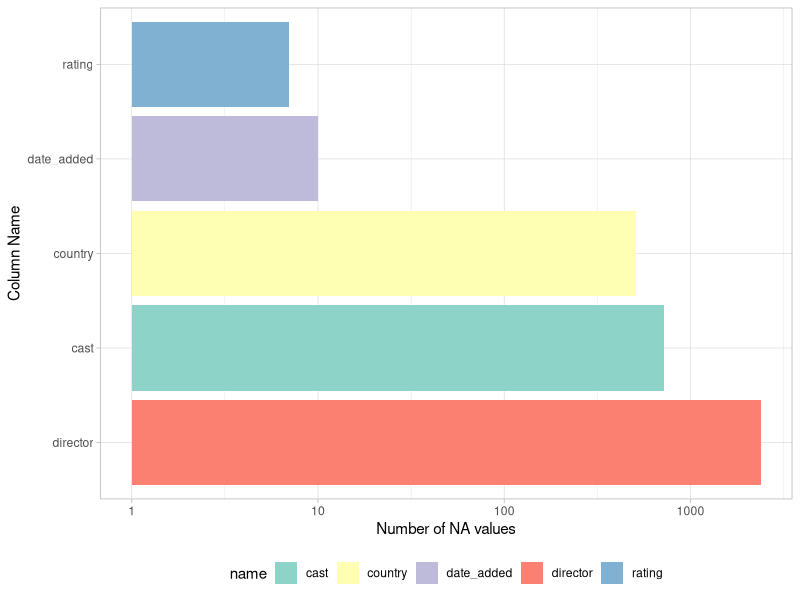
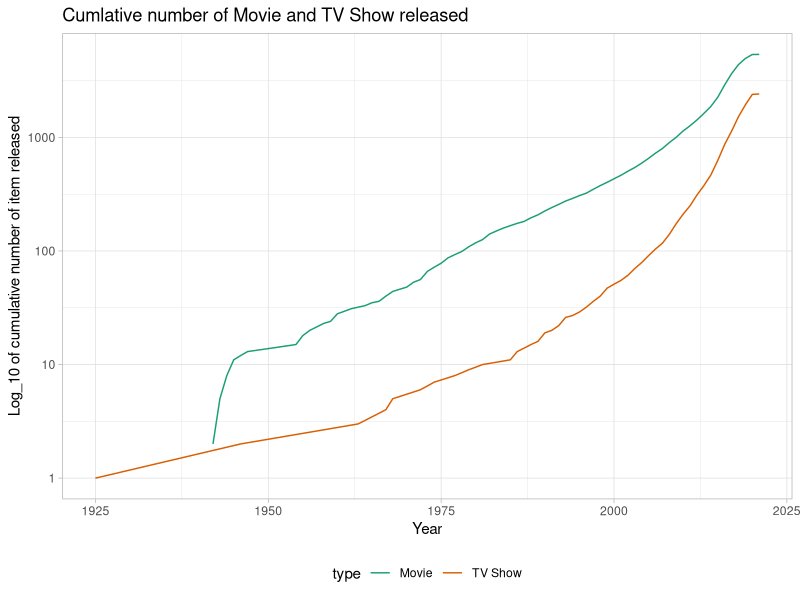
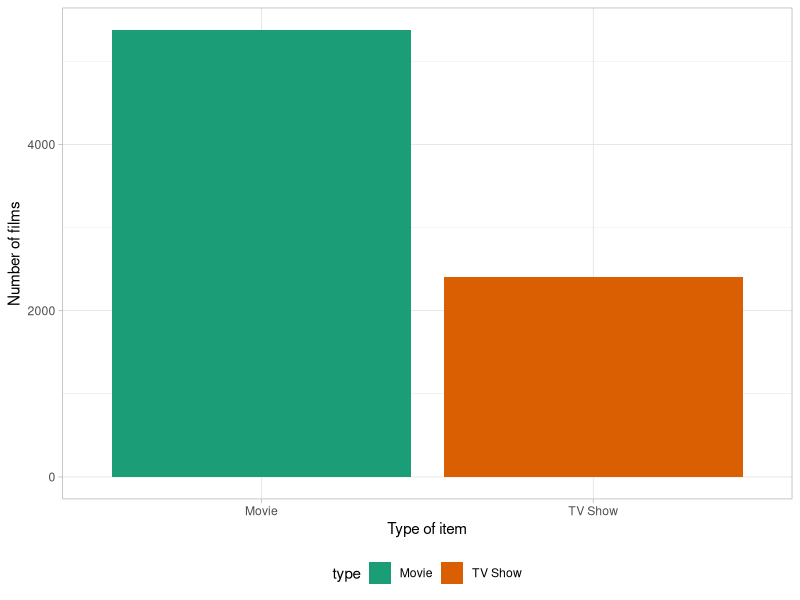
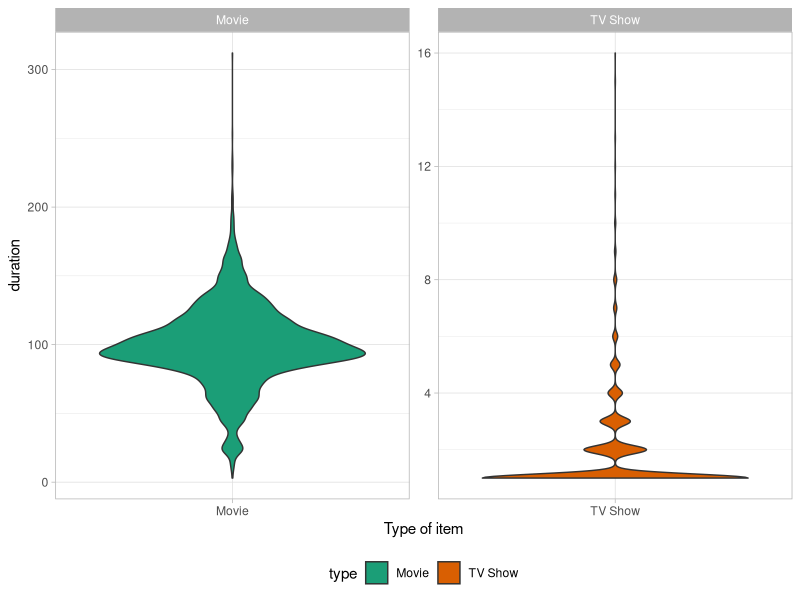
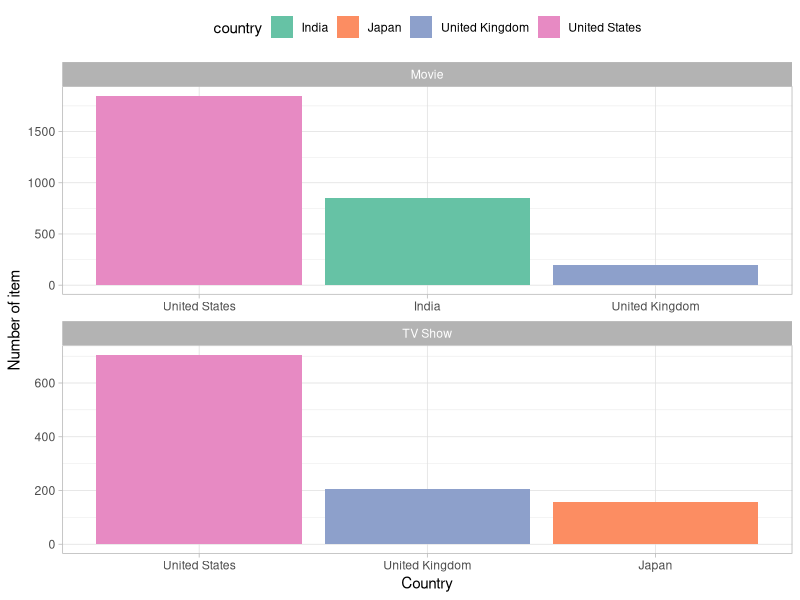
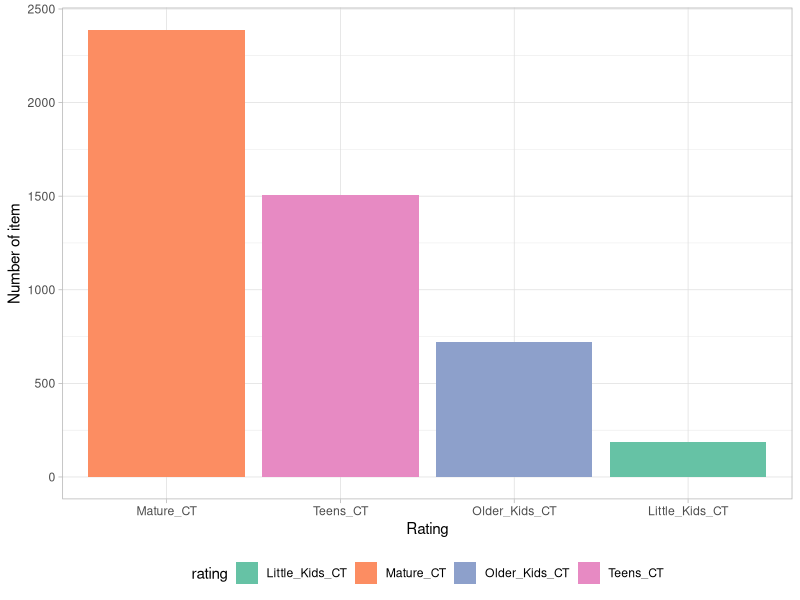
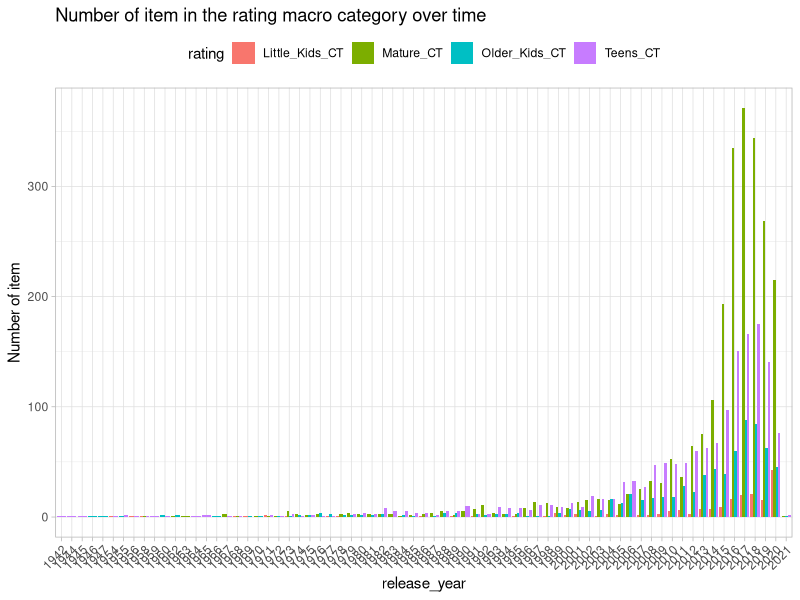
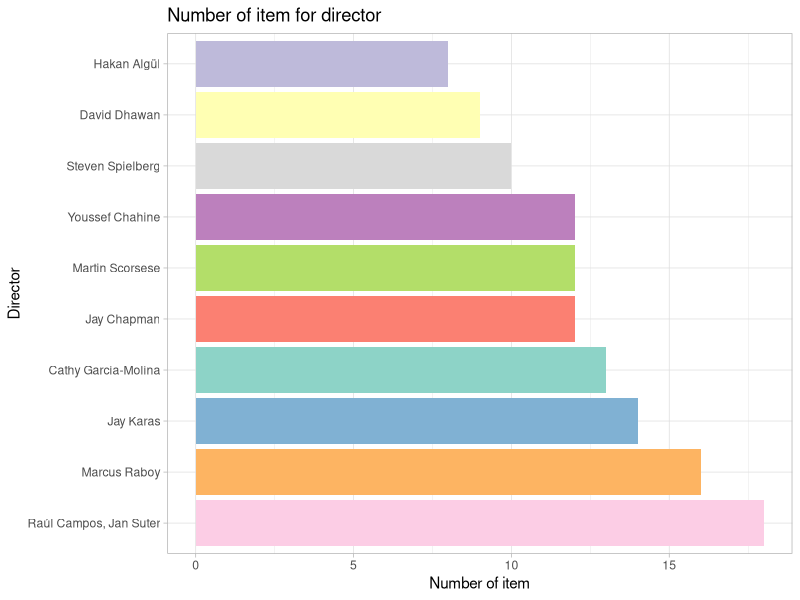

R code for these plots, in order:
## ---- chunk 1
knitr::opts_chunk$set(
	echo = TRUE,
	message = FALSE,
	warning = FALSE
)
library(tidyverse)
library(forecast)
library(lubridate)
## ---- chunk 2
theme_set(theme_light())
## ---- chunk 3
data <- read_csv(file = "data/tuesdata.csv") %>%  
  tibble() %>%  
  mutate_if(is_character, factor) 
## ---- chunk 4
data %>%  summary()
## ---- chunk 5
data %>%
  select(everything()) %>%  # replace to your needs
  summarise_all(funs(sum(is.na(.)))) %>%  
  pivot_longer(cols = everything()) %>% 
  filter(value > 0) %>% 
  
  ggplot(., aes(x = value, y = reorder(name, -value), fill = name)) +
  geom_bar(stat="identity") +
  scale_fill_brewer(palette = "Set3") +
  scale_x_log10() +
  xlab("Number of NA values") + 
  ylab("Column Name") + 
  theme(legend.position = "bottom") 
## ---- chunk 6
data %>% 
  group_by(type, release_year) %>% 
  summarize(n=n()) %>%  
  mutate(cum = cumsum(n)) %>% 
  
 ggplot(., aes(x=release_year, y=cum, col=type)) +
  geom_line() +
  scale_y_log10()  +
  scale_color_brewer(palette = "Dark2") + 
  ylab("Log_10 of cumulative number of item released") +
  xlab("Year") +
  theme_light() +
  theme(legend.position = "bottom") +
  ggtitle("Cumlative number of Movie and TV Show released")
## ---- chunk 7
data %>%  
  group_by(type) %>% 
  count() %>% 
  
  ggplot(., aes(x = type, y = n, fill = type)) +
  geom_bar(stat="identity") +
  scale_fill_brewer(palette = "Dark2") +
  theme_light() +
  ylab("Number of films") +
  xlab("Type of item") +
  theme(legend.position = "bottom")
## ---- chunk 8
data %>% 
  mutate(duration = as.integer(str_split_fixed(duration," ", 2)[, 1])) %>%  
  group_by(type, duration)   %>% 
  summarise(duration, .groups = "drop") %>%  
  
  ggplot(., aes(x = type, y = duration, fill = type)) +
  geom_violin() +
  #geom_boxplot() +
  scale_fill_brewer(palette = "Dark2") +
  theme_light() +
  xlab("Type of item") +
  theme(legend.position = "bottom")   +
  facet_wrap("type", scales = "free") 

## ---- chunk 9
data %>% 
mutate(duration = as.integer(str_split_fixed(duration," ", 2)[, 1])) %>%  
  filter(type == "TV Show") %>%  
  filter(duration > 13) %>%  
  summarise(title, duration, cast, country, release_year, description)
## ---- chunk 10
data %>% 
mutate(duration = as.integer(str_split_fixed(duration," ", 2)[, 1])) %>%  
  filter(type == "Movie") %>%  
  filter(duration > 250) %>%   
  summarise(title, duration, cast, country, release_year, description)
## ---- chunk 11
data %>%  
  group_by(country, type) %>% 
  count() %>% 
  drop_na() %>% 
  group_by(type) %>% 
  slice_max(order_by = n, n = 3)   %>% 

  ggplot(., aes(x = reorder(country, -n), y = n, fill= country)) +
  geom_bar(stat="identity") +
  #scale_y_log10() +
  scale_fill_brewer(palette = "Set2") +
  xlab("Country") +
  ylab("Number of item") +
  theme(legend.position = "top") + 
  facet_wrap("type", scales = "free", ncol = 1)
## ---- chunk 12
data %>%  
  mutate(rating = 
           case_when(rating %in% c('G','TV-Y','TV-G') ~ "Little_Kids_CT",
                     rating %in% c('PG','TV-Y7','TV-Y7-FV','TV-PG') ~  "Older_Kids_CT",
                     rating %in% c('PG-13','TV-14','TV-G') ~ "Teens_CT",
                     rating %in% c('R','NC-17','TV-MA','NR','UR') ~ "Mature_CT")) %>%
  group_by(rating) %>% 
  drop_na() %>% 
  count()  %>% 
  
  ggplot(., aes(x = reorder(rating, -n), y = n, fill = rating)) +
  geom_bar(stat="identity") +
  scale_fill_brewer(palette = "Set2") +
  xlab("Rating") +
  ylab("Number of item") +
   theme(legend.position = "bottom") 
## ---- chunk 13
data %>%  
  mutate(release_year = factor(release_year)) %>% 
  mutate(rating = 
           case_when(rating %in% c('G','TV-Y','TV-G') ~ "Little_Kids_CT",
                     rating %in% c('PG','TV-Y7','TV-Y7-FV','TV-PG') ~  "Older_Kids_CT",
                     rating %in% c('PG-13','TV-14','TV-G') ~ "Teens_CT",
                     rating %in% c('R','NC-17','TV-MA','NR','UR') ~ "Mature_CT")) %>%
  drop_na() %>% 
  group_by(release_year, rating) %>%  count()  %>% 

  ggplot(., aes(x = release_year, y = n, fill = rating)) +
  geom_bar(stat="identity", position=position_dodge()) +
  xlab("release_year") +
  ylab("Number of item") +
  theme(legend.position = "top", axis.text.x = element_text(angle = 45,
                                                            hjust=1)) +
  ggtitle("Number of item in the rating macro category over time") 
## ---- chunk 14
data  %>% 
  filter(str_detect(string = cast, regex('DiCaprio', ignore_case = T))) %>% 
  summarise(title, type, cast) 
## ---- chunk 15
data  %>% 
  filter(str_detect(string = cast, regex('Depp', ignore_case = T))) %>% 
  summarise(title, type, cast) 
## ---- chunk 16
data %>% 
  group_by(director) %>% 
  count() %>% 
  drop_na() %>% 
  arrange(desc(n)) %>% 
  head(10) %>% 
  
  ggplot(., aes(x = n, y = reorder(director, -n), fill= director)) +
  geom_bar(stat="identity") +
  scale_fill_brewer(palette = "Set3") +
  theme_light() +
  xlab("Number of item") +
  ylab("Director") +
  theme(legend.position = "none") +
  ggtitle("Number of item for director")
  
## ---- chunk 17
data %>% 
  filter(type == "Movie") %>% 
  mutate(duration = as.integer(str_split_fixed(duration," ", 2)[, 1])) %>% 
  ggplot(., aes(x=release_year, y= duration, 
                group= release_year, fill = release_year)) + 
  geom_boxplot(outlier.shape = NA) +
  theme(legend.position = "none") + 
  ggtitle("Duration in minutes of Movies over time")
## ---- chunk 18
category <- 
  data %>% 
  summarise(all_names = paste(listed_in, collapse = ", ")) %>%  
  str_split(., ", ", ) %>%  
  unlist() %>%  
  unique()  %>% 
  as.vector()

data %>% 
  mutate(listed_in = as.character(listed_in)) %>% 
  mutate(category = if_else(condition = gsub(',.*','', listed_in) %in% category,
                            true = gsub(',.*','', listed_in),
                            false = "Not_Present"))  %>% 
  group_by(category) %>%  
  count() %>%   
  
  ggplot(., aes(x = n, y = reorder(category, -n))) +
  geom_bar(stat="identity", fill ="steelblue", col ="black") +
  #scale_fill_brewer(palette = "Set3") +
  theme_light() +
  xlab("Number of item") +
  ylab("Category") +
  theme(legend.position = "none") +
  ggtitle("Number of item for category")
